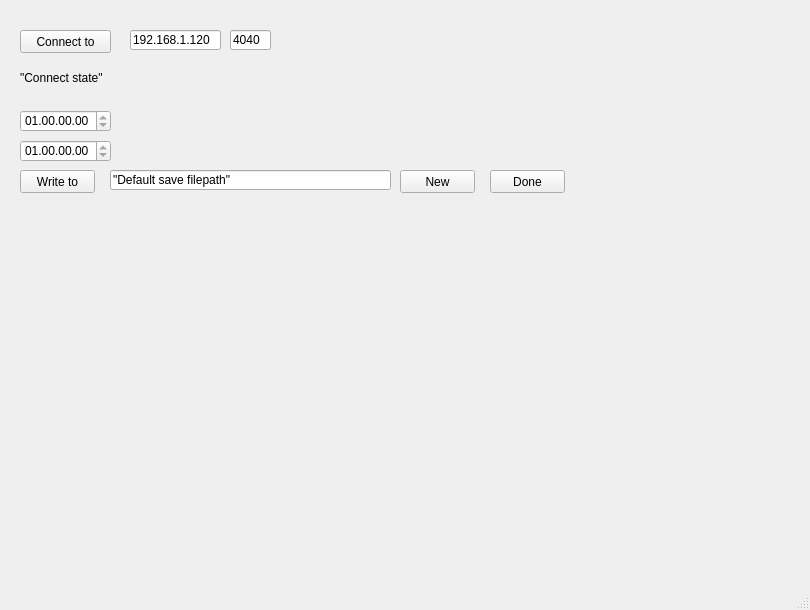
<?xml version="1.0" encoding="UTF-8"?>
<ui version="4.0">
 <class>MainWindow</class>
 <widget class="QMainWindow" name="MainWindow">
  <property name="geometry">
   <rect>
    <x>0</x>
    <y>0</y>
    <width>810</width>
    <height>610</height>
   </rect>
  </property>
  <property name="windowTitle">
   <string>MainWindow</string>
  </property>
  <widget class="QWidget" name="centralwidget">
   <widget class="QLineEdit" name="IP">
    <property name="geometry">
     <rect>
      <x>130</x>
      <y>30</y>
      <width>91</width>
      <height>20</height>
     </rect>
    </property>
    <property name="text">
     <string>192.168.1.120</string>
    </property>
   </widget>
   <widget class="QLineEdit" name="port">
    <property name="geometry">
     <rect>
      <x>230</x>
      <y>30</y>
      <width>41</width>
      <height>20</height>
     </rect>
    </property>
    <property name="text">
     <string>4040</string>
    </property>
   </widget>
   <widget class="QPushButton" name="connect">
    <property name="geometry">
     <rect>
      <x>20</x>
      <y>30</y>
      <width>91</width>
      <height>23</height>
     </rect>
    </property>
    <property name="text">
     <string>Connect to</string>
    </property>
   </widget>
   <widget class="QLabel" name="connect_state">
    <property name="geometry">
     <rect>
      <x>20</x>
      <y>70</y>
      <width>341</width>
      <height>16</height>
     </rect>
    </property>
    <property name="text">
     <string>&quot;Connect state&quot;</string>
    </property>
   </widget>
   <widget class="QTimeEdit" name="Start_time">
    <property name="geometry">
     <rect>
      <x>20</x>
      <y>110</y>
      <width>91</width>
      <height>22</height>
     </rect>
    </property>
    <property name="currentSection">
     <enum>QDateTimeEdit::SecondSection</enum>
    </property>
    <property name="displayFormat">
     <string>dd.hh.mm.ss</string>
    </property>
   </widget>
   <widget class="QTimeEdit" name="End_time">
    <property name="geometry">
     <rect>
      <x>20</x>
      <y>140</y>
      <width>91</width>
      <height>22</height>
     </rect>
    </property>
    <property name="currentSection">
     <enum>QDateTimeEdit::NoSection</enum>
    </property>
    <property name="displayFormat">
     <string>dd.hh.mm.ss</string>
    </property>
   </widget>
   <widget class="QPushButton" name="write">
    <property name="geometry">
     <rect>
      <x>20</x>
      <y>170</y>
      <width>75</width>
      <height>23</height>
     </rect>
    </property>
    <property name="text">
     <string>Write to</string>
    </property>
   </widget>
   <widget class="QLineEdit" name="lineEdit">
    <property name="geometry">
     <rect>
      <x>110</x>
      <y>170</y>
      <width>281</width>
      <height>20</height>
     </rect>
    </property>
    <property name="text">
     <string>&quot;Default save filepath&quot;</string>
    </property>
   </widget>
   <widget class="QPushButton" name="New">
    <property name="geometry">
     <rect>
      <x>400</x>
      <y>170</y>
      <width>75</width>
      <height>23</height>
     </rect>
    </property>
    <property name="text">
     <string>New</string>
    </property>
   </widget>
   <widget class="QPushButton" name="Done">
    <property name="geometry">
     <rect>
      <x>490</x>
      <y>170</y>
      <width>75</width>
      <height>23</height>
     </rect>
    </property>
    <property name="text">
     <string>Done</string>
    </property>
   </widget>
  </widget>
  <widget class="QMenuBar" name="menubar">
   <property name="geometry">
    <rect>
     <x>0</x>
     <y>0</y>
     <width>810</width>
     <height>21</height>
    </rect>
   </property>
  </widget>
  <widget class="QStatusBar" name="statusbar"/>
 </widget>
 <resources/>
 <connections/>
</ui>
